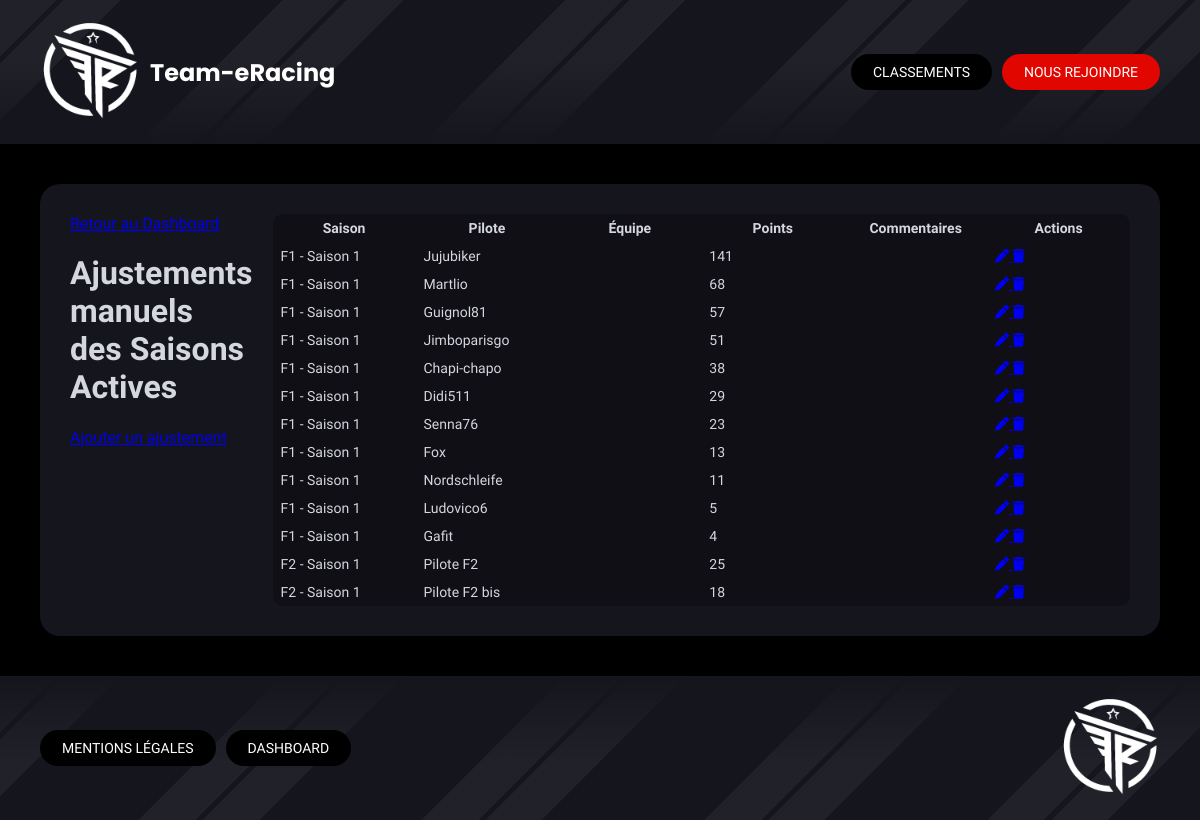
Page /index.php?controller=manualadjustments&action=index (signed in) on the committed database.
### tables this page shows
CREATE TABLE IF NOT EXISTS `manual_adjustments` (
  `id` int NOT NULL AUTO_INCREMENT,
  `season_id` int NOT NULL,
  `driver_id` int DEFAULT NULL,
  `team_id` int DEFAULT NULL,
  `points` decimal(4,1) NOT NULL,
  `comment` text,
  PRIMARY KEY (`id`),
  KEY `idx_ma_season` (`season_id`),
  KEY `idx_ma_driver` (`driver_id`),
  KEY `idx_ma_team` (`team_id`),
  KEY `idx_ma_driver_team` (`driver_id`,`team_id`)
);

CREATE TABLE IF NOT EXISTS `categories` (
  `id` int NOT NULL AUTO_INCREMENT,
  `name` varchar(50) NOT NULL,
  `color` varchar(7) NOT NULL DEFAULT '#E10600',
  `status` enum('active','desactive') DEFAULT 'active',
  PRIMARY KEY (`id`),
  UNIQUE KEY `name` (`name`)
);

CREATE TABLE IF NOT EXISTS `seasons` (
  `id` int NOT NULL AUTO_INCREMENT,
  `season_number` int NOT NULL,
  `category_id` int NOT NULL,
  `videogame` varchar(100) NOT NULL,
  `platform` varchar(100) NOT NULL,
  `status` enum('active','desactive') NOT NULL DEFAULT 'active',
  PRIMARY KEY (`id`),
  UNIQUE KEY `unique_season_category` (`season_number`,`category_id`),
  KEY `idx_fk_category` (`category_id`),
  KEY `idx_season_status` (`status`)
);

CREATE TABLE IF NOT EXISTS `drivers` (
  `id` int NOT NULL AUTO_INCREMENT,
  `nickname` varchar(100) NOT NULL,
  `country_id` int NOT NULL DEFAULT '1',
  `status` enum('active','desactive') DEFAULT 'active',
  PRIMARY KEY (`id`),
  UNIQUE KEY `nickname` (`nickname`),
  KEY `idx_driver_status` (`status`),
  KEY `idx_driver_country` (`country_id`)
);

### Controllers/Controller.php (called while the page is built, shortened)
<?php
abstract class Controller
{
    public function render(string $path, array $data = [])
    {
        extract($data);
        include dirname(__DIR__) . '/Views/' . $path . '.php';
        include dirname(__DIR__) . '/Views/base.php';
    }
}
?>

### Controllers/ManualAdjustmentsController.php (called while the page is built, shortened)
<?php
class ManualAdjustmentsController extends Controller {
    public function index()
    {
        $manuals = ManualAdjustmentsModel::allWithSeasonActive();
        $this->render('dashboard/manual_adjustments/index', [
            'list' => $manuals
        ]);
    }
}
?>

### public/index.php (called while the page is built, shortened)
<?php
$route = new Router();
$route->routes();
?>

### Models/ManualAdjustmentsModel.php (called while the page is built, shortened)
<?php
class ManualAdjustmentsModel extends DbConnect {
    public static function allWithSeasonActive()
    {
        $db = new DbConnect();
        $pdo = $db->getConnection();
        $sql = "
            SELECT
                ma.*,
                -- Saison
                s.season_number,
                s.status AS season_status,
                c.name AS category_name,
                -- Pilote
                d.nickname AS driver_nickname,
                -- Équipe
                t.name AS team_name
            FROM manual_adjustments ma
            JOIN seasons s ON ma.season_id = s.id
            JOIN categories c ON s.category_id = c.id
            LEFT JOIN drivers d ON ma.driver_id = d.id
            LEFT JOIN teams t ON ma.team_id = t.id
            WHERE s.status = 'active'
            ORDER BY c.name ASC, s.season_number ASC, ma.id ASC
        ";
        $stmt = $pdo->query($sql);
        return $stmt->fetchAll();
}
}
?>

### Views/dashboard/manual_adjustments/index.php (the view, shortened to what this page needs)
<div class="section-dashboard">
    <div class="section-header">
        <a class="nav-btn-dashboard" href="index.php?controller=dashboard">Retour au Dashboard</a>
        <h1>Ajustements manuels des Saisons Actives</h1>
        <a class="nav-btn-dashboard" href="index.php?controller=manualadjustments&action=create">Ajouter un ajustement</a>
    </div>
    <div class="table-responsive">
        <table class="dashboard-table">
            <thead>
                <tr>
                    <th>Saison</th>
                    <th>Pilote</th>
                    <th>Équipe</th>
                    <th>Points</th>
                    <th>Commentaires</th>
                    <th class="actions-column">Actions</th>
                </tr>
            </thead>
            <tbody>
                <?php foreach ($list as $adj): ?>
                <tr>
                    <td><?= htmlspecialchars($adj->category_name ?? '') ?> - Saison <?= htmlspecialchars($adj->season_number ?? '') ?></td>
                    <td><?= htmlspecialchars($adj->driver_nickname ?? '') ?></td>
                    <td><?= htmlspecialchars($adj->team_name ?? '') ?></td>
                    <td>
                        <?= htmlspecialchars(
                            rtrim(
                                rtrim(number_format($adj->points, 1, '.', ''), '0'),
                                '.'
                            )
                        ) ?>
                    </td>
                    <td><?= htmlspecialchars($adj->comment ?? '') ?></td>
                    <td class="actions">
                        <a class="action-btn edit" href="index.php?controller=manualadjustments&action=update&id=<?= $adj->id ?>">
                            <i class="fa-solid fa-pen"></i>
                        </a>
                        <a class="action-btn delete" href="index.php?controller=manualadjustments&action=delete&id=<?= $adj->id ?>">
                            <i class="fa-solid fa-trash"></i>
                        </a>
                    </td>
                </tr>
                <?php endforeach; ?>
            </tbody>
        </table>
    </div>
</div>

### public/style-vtest1.css (style rules this page uses)
:root { --space: 40px; --radius: 20px; --main-bg: #15151E; --dark-bg: #0f0f15; --red: #E10600; }
html, body { height: 100%; margin: 0; padding: 0; background: #000; font-family: 'Titillium Web', 'Segoe UI', 'Helvetica Neue', Arial, sans-serif; color: #d4d7dd; font-size: clamp(14px, 2.5vw, 16px); }
body { display: flex; flex-direction: column; }
.section, .section-dashboard, .hero-section { background: var(--main-bg); margin: var(--space); padding: 30px; border-radius: var(--radius); display: flex; justify-content: space-around; gap: 20px; }
.table-responsive { overflow-x: auto; border-radius: 10px; }
.dashboard-table { width: 100%; border-collapse: collapse; background: var(--dark-bg); table-layout: fixed; }
.dashboard-table th, .dashboard-table td { padding: 6px 8px; font-size: 14px; }

### rows in the picture
manual_adjustments: categories.name "F1", season.season_number "1", driver.nickname "Jujubiker", points "141"
manual_adjustments: categories.name "F1", season.season_number "1", driver.nickname "Martlio", points "68"
manual_adjustments: categories.name "F1", season.season_number "1", driver.nickname "Guignol81", points "57"
manual_adjustments: categories.name "F1", season.season_number "1", driver.nickname "Jimboparisgo", points "51"
manual_adjustments: categories.name "F1", season.season_number "1", driver.nickname "Chapi-chapo", points "38"
manual_adjustments: categories.name "F1", season.season_number "1", driver.nickname "Didi511", points "29"
manual_adjustments: categories.name "F1", season.season_number "1", driver.nickname "Senna76", points "23"
manual_adjustments: categories.name "F1", season.season_number "1", driver.nickname "Fox", points "13"
manual_adjustments: categories.name "F1", season.season_number "1", driver.nickname "Nordschleife", points "11"
manual_adjustments: categories.name "F1", season.season_number "1", driver.nickname "Ludovico6", points "5"
manual_adjustments: categories.name "F1", season.season_number "1", driver.nickname "Gafit", points "4"
manual_adjustments: categories.name "F2", season.season_number "1", driver.nickname "Pilote F2", points "25"
manual_adjustments: categories.name "F2", season.season_number "1", driver.nickname "Pilote F2 bis", points "18"
